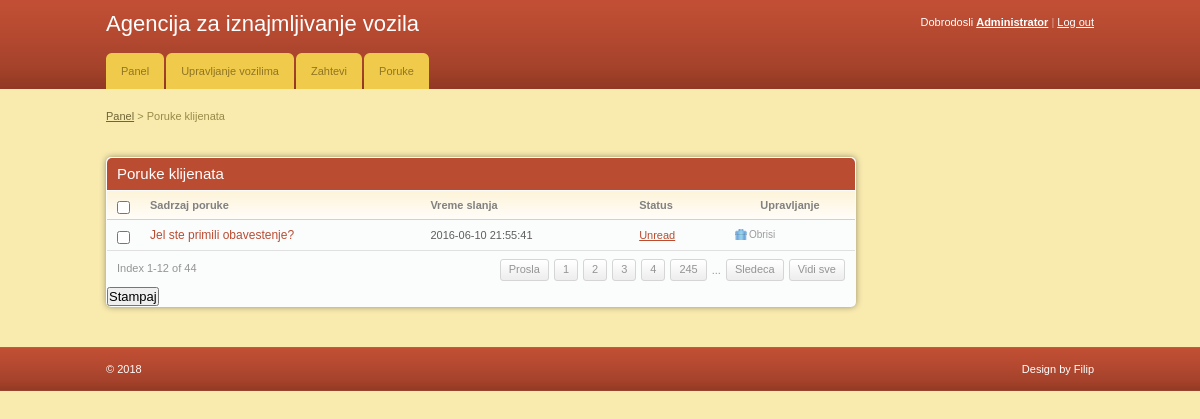
Screenshot of /admin/index.php (signed in) with the database file from the repository.
### tables this page shows
CREATE TABLE `poruke` (
  `poruka_id` int(11) NOT NULL,
  `client_id` int(11) NOT NULL,
  `poruka` varchar(255) NOT NULL,
  `status` varchar(255) NOT NULL,
  `vreme` datetime NOT NULL
);

### admin/index.php (the view, shortened to what this page needs)
<!DOCTYPE html PUBLIC "-//W3C//DTD XHTML 1.0 Transitional//EN" "http://www.w3.org/TR/xhtml1/DTD/xhtml1-transitional.dtd">
<html xmlns="http://www.w3.org/1999/xhtml">
<head>
	<link rel="stylesheet" href="css/style.css" type="text/css" media="all" />
</head>
<body>
<div id="header">
	<div class="shell">
		<?php
			include 'menu.php';
		?>
		</div>
	</div>
<div id="container">
	<div class="shell">
		<div class="small-nav">
			<a href="index.php">Panel</a>
			<span>&gt;</span>
			Poruke klijenata
		</div>
		<br />
		<div id="main">
			<div id="content">
				<div class="box">
					<div class="box-head">
						<h2 class="left">Poruke klijenata</h2>
					</div>
					<div class="table">
						<table width="100%" border="0" cellspacing="0" cellpadding="0">
							<tr>
								<th width="13"><input type="checkbox" class="checkbox" /></th>
								<th>Sadrzaj poruke</th>
								<th>Vreme slanja</th>
								<th>Status</th>
								<th width="110" class="ac">Upravljanje</th>
							</tr>
							<?php
								include '../includes/config.php';
								$select = "SELECT * FROM poruke";
								$result = $conn->query($select);
								while($row = $result->fetch_assoc()){
							?>
							<tr>
								<td><input type="checkbox" class="checkbox" /></td>
								<td><h3><a href="poruka.php"><?php echo $row['poruka'] ?></a></h3></td>
								<td><?php echo $row['vreme'] ?></td>
								<td><a href="#"><?php echo $row['status'] ?></a></td>
								<td><a href="javascript:sureToApprove(<?php echo $row['poruka_id'];?>)" class="ico del">Obrisi</a></td>
							</tr>
							<?php
								}
							?>
						</table>
						<div class="pagging">
							<div class="left">Index 1-12 of 44</div>
							<div class="right">
								<a href="#">Prosla</a>
								<a href="#">1</a>
								<a href="#">2</a>
								<a href="#">3</a>
								<a href="#">4</a>
								<a href="#">245</a>
								<span>...</span>
								<a href="#">Sledeca</a>
								<a href="#">Vidi sve</a>
							</div>
						</div>
					</div>
					<h2><input type="submit" onclick="window.print()" value="Stampaj" /></h2>
				</div>
			</div>
		</div>
	</div>
</div>
<div id="footer">
	<div class="shell">
		<span class="left">&copy; <?php echo date("Y");?> </span>
		<span class="right">
			Design by Filip</a>
		</span>
	</div>
</div>
</body>
</html>

### admin/css/style.css (style rules this page uses)
* { padding:0; margin:0; outline:0; }
body { background:#f9ebae; font-family: Verdana, sans-serif; font-size:11px; line-height:14px; color:#5e5e5e; }
input, textarea, select { font-family: Verdana, sans-serif; font-size:13px; }
.checkbox { width:13px; height:13px; vertical-align:top; position:relative; top:2px; }
a { color:#ba4c32; text-decoration: underline; cursor:pointer; }
.left, .alignleft { float:left; display:inline; }
.right, .alignright { float:right; display:inline; }
.ac { text-align: center !important; }
h2 { font-size:15px; font-weight: normal; }
h3 { font-size:12px; line-height:14px; font-weight: normal; }
h3 a { text-decoration: none; }
.shell { width:988px; margin:0 auto; }
#header { height:89px; background:url(images/header.gif); white-space:nowrap; }
#container { padding:20px 0; }
.small-nav { color:#978b48; padding-bottom:20px; }
.small-nav a { color:#6f6636; }
#content { float:left; width:750px; }
.table th { background:#fffdfa url(images/th.gif) repeat-x 0 0; color:#818181; text-align: left; padding:7px 10px; border-bottom:solid 1px #d2d1cb; }
.table td { background:#fbfcfc; border-bottom:solid 1px #e0e0e0; padding:8px 10px; }
.box { background:#fbfcfc; height:100%; padding:1px; margin-bottom:20px; }
.box-head { background:#ba4c32; height:32px; color:#fff; padding: 0 10px; line-height:32px; white-space:nowrap; border-bottom:solid 1px #fff; }
.pagging { height:20px; padding:8px 10px; line-height:19px; color:#949494; }
.pagging a { background:url(images/pagging.gif) repeat-x 0 0; height:20px; float:left; padding:0 8px; border:solid 1px #d5d5d5; text-decoration: none; color:#949494; margin-left:5px; }
.pagging span { float:left; margin-left:5px; padding-top:2px; }
a.ico { color:#9d9c9a; font-size:10px; text-decoration: none; padding:0 0 0 14px; background-repeat:no-repeat; background-position:0 0; }
a.del { background-image:url(images/del.gif) }
#footer { height:44px; background:url(images/footer.gif); line-height:44px; color:#fff; }
.box { -moz-border-radius:5px; -webkit-border-radius:5px; -moz-box-shadow: 0 0 6px #978f6c; -webkit-box-shadow: 0 0 6px #978f6c; }
.box-head { -moz-border-radius-topleft:5px; -moz-border-radius-topright:5px; -webkit-border-top-left-radius:5px; -webkit-border-top-right-radius:5px; }
.small-field, .button, .pagging a { -moz-border-radius:3px; -webkit-border-radius:3px; }

### rows the page displays
poruke: poruka "Jel ste primili obavestenje?", vreme "2016-06-10 21:55:41", status "Unread"
